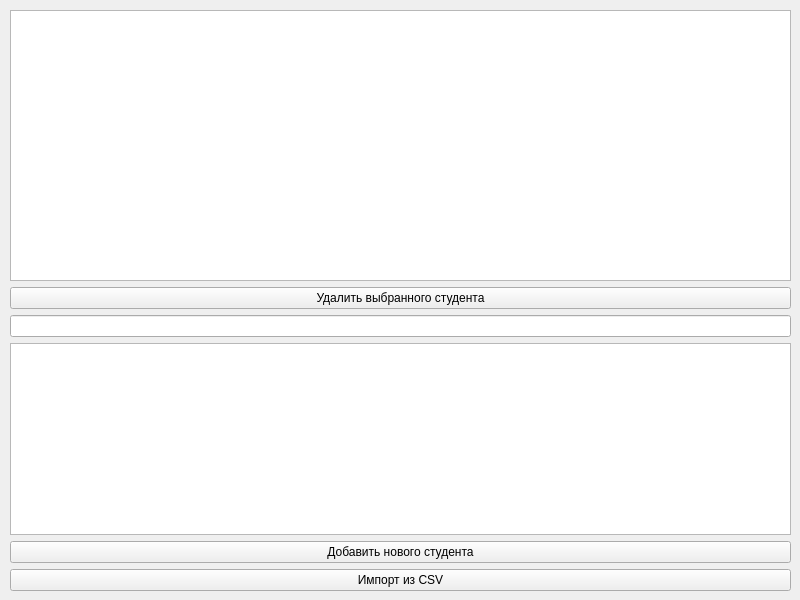
<?xml version="1.0" encoding="UTF-8"?>
<ui version="4.0">
 <class>Form</class>
 <widget class="QWidget" name="Form">
  <property name="geometry">
   <rect>
    <x>0</x>
    <y>0</y>
    <width>800</width>
    <height>600</height>
   </rect>
  </property>
  <property name="windowTitle">
   <string>Редактор студентов</string>
  </property>
  <widget class="QWidget" name="verticalLayoutWidget">
   <property name="geometry">
    <rect>
     <x>10</x>
     <y>10</y>
     <width>781</width>
     <height>581</height>
    </rect>
   </property>
   <layout class="QVBoxLayout" name="verticalLayout">
    <item>
     <widget class="QTableWidget" name="tableWidget"/>
    </item>
    <item>
     <widget class="QPushButton" name="pushButton">
      <property name="text">
       <string>Удалить выбранного студента</string>
      </property>
     </widget>
    </item>
    <item>
     <layout class="QVBoxLayout" name="verticalLayout_2">
      <item>
       <widget class="QSplitter" name="splitter">
        <property name="orientation">
         <enum>Qt::Horizontal</enum>
        </property>
        <widget class="QLineEdit" name="lineEdit"/>
       </widget>
      </item>
      <item>
       <widget class="QListView" name="listView"/>
      </item>
      <item>
       <widget class="QPushButton" name="pushButton_2">
        <property name="text">
         <string>Добавить нового студента</string>
        </property>
       </widget>
      </item>
      <item>
       <widget class="QPushButton" name="pushButton_3">
        <property name="text">
         <string>Импорт из CSV</string>
        </property>
       </widget>
      </item>
     </layout>
    </item>
   </layout>
  </widget>
 </widget>
 <resources/>
 <connections/>
</ui>
